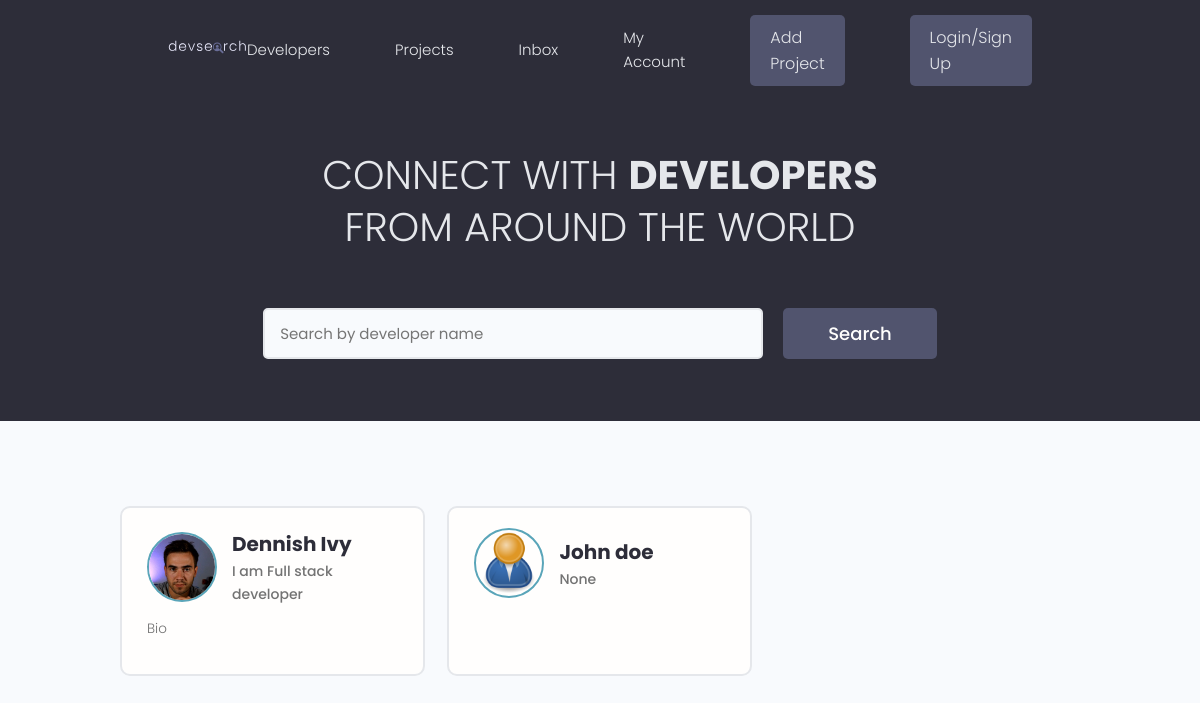
The app's page /, older data.
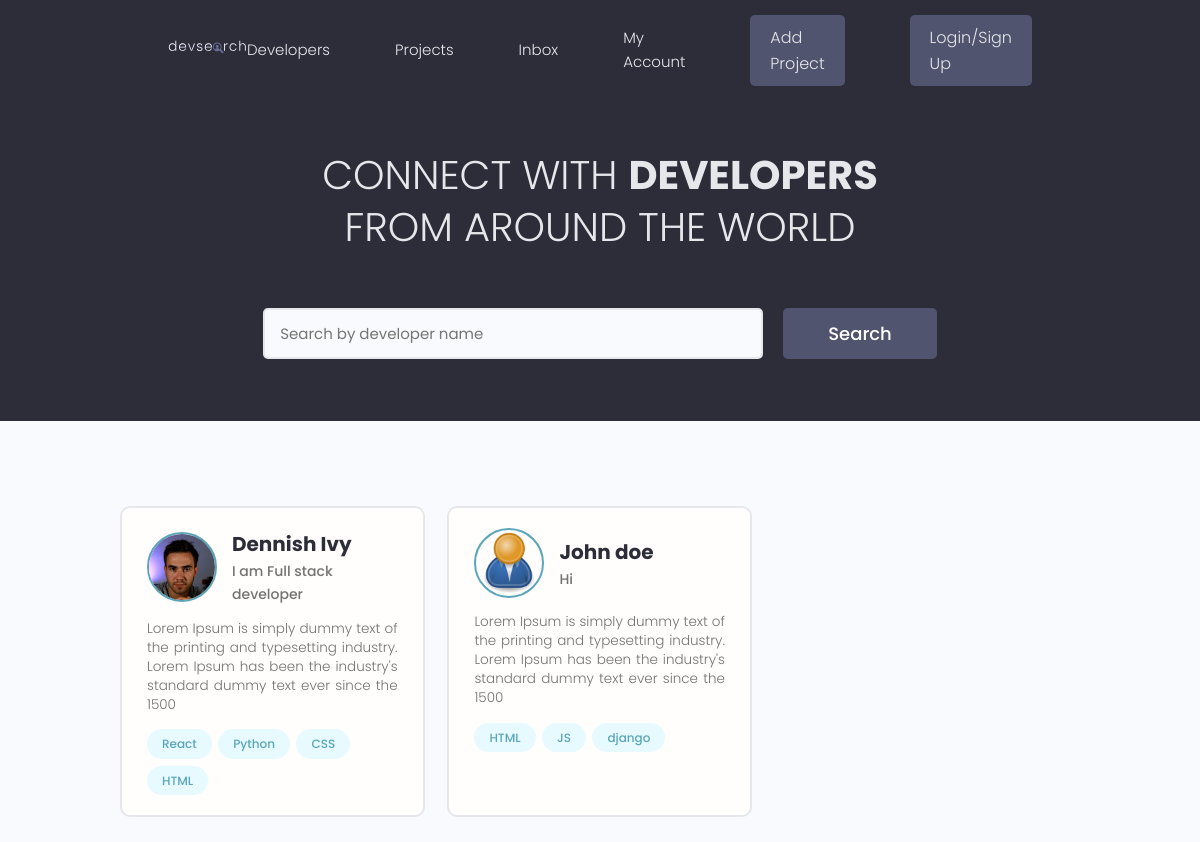
The same page, newer data.
### users/models.py (models this page shows, shortened)
class Profile(models.Model):
    user = models.OneToOneField(User, on_delete=models.CASCADE, null=True, blank=True)
    name = models.CharField(max_length=200, null=True, blank=True)
    email = models.EmailField(max_length=500, blank=True, null=True)
    username = models.CharField(max_length=200, null=True, blank=True)
    location = models.CharField(max_length=200, null=True, blank=True)
    short_intro = models.CharField(max_length=200, null=True, blank=True)
    bio = models.TextField( null=True, blank=True)
    profile_image = models.ImageField(null=True, blank= True, upload_to='profiles/', default="profiles/user-default.png")
    social_github = models.CharField(max_length=200, null=True, blank=True)
    social_twitter = models.CharField(max_length=200, null=True, blank=True)
    social_linkedin = models.CharField(max_length=200, null=True, blank=True)
    social_youtube = models.CharField(max_length=200, null=True, blank=True)
    social_website = models.CharField(max_length=200, null=True, blank=True)
    created = models.DateTimeField(auto_now_add=True)
    id = models.UUIDField(default=uuid.uuid4, unique=True, primary_key=True, editable=False)

class Skill(models.Model):
    owner = models.ForeignKey(
        Profile, on_delete=models.CASCADE, null=True, blank=True)
    name = models.CharField(max_length=200, blank=True, null=True)
    description = models.TextField(null=True, blank=True)
    created = models.DateTimeField(auto_now_add=True)
    id = models.UUIDField(default=uuid.uuid4, unique=True,
                          primary_key=True, editable=False)
    def __str__(self):
        return str(self.name)

### users/views.py (the view)
# urls.py: path('',views.profiles, name='profiles'),
def profiles(request):
    profiles = Profile.objects.all()
    context = {'profiles': profiles}
    return render(request, 'users/profiles.html', context)

### users/templates/users/profiles.html (shortened to what this page needs)
{% extends 'main.html' %}
{% block content %}
<main class="home">
    <section class="hero-section text-center">
      <div class="container container--narrow">
        <div class="hero-section__box">
          <h2>CONNECT WITH <span>DEVELOPERS</span></h2>
          <h2>FROM AROUND THE WORLD</h2>
        </div>
        <div class="hero-section__search">
          <form class="form" action="#" method="get">
            <div class="form__field">
              <input class="input input--text" id="formInput#search" type="text" name="text"
                placeholder="Search by developer name" />
            </div>
            <input class="btn btn--sub btn--lg" type="submit" value="Search" />
          </form>
        </div>
      </div>
    </section>
    <section class="devlist">
      <div class="container">
        <div class="grid grid--three">
            {% for profile in profiles %}
          <div class="column card">
            <div class="dev">
              <a href="{% url 'user-profile' profile.id %}" class="card__body">
                <div class="dev__profile">
                  <img class="avatar avatar--md" src="{{ profile.profile_image.url }}" alt="image" />
                  <div class="dev__meta">
                    <h3>{{profile.name}}</h3>
                    <h5>{{profile.short_intro|slice:"60"}}</h5>
                  </div>
                </div>
                <p class="dev__info">{{profile.bio|slice:"150"}}</p>
                <div class="dev__skills">
                    {% for skill in profile.skill_set.all|slice:"5" %}
                  <span class="tag tag--pill tag--main">
                    <small>{{skill}}</small>
                  </span>
                  {% endfor %}
                </div>
              </a>
            </div>
          </div>
          {% endfor %}
         </div>
         </div>
         </section>
  </main>
{% endblock content %}

### templates/main.html (shortened to what this page needs)
<!DOCTYPE html>
{% load static %}
<html lang="en">
<head>
  <link rel="stylesheet" href="https://cdn.iconmonstr.com/1.3.0/css/iconmonstr-iconic-font.min.css" />
  <link rel="stylesheet" href="{% static 'uikit/styles/uikit.css' %}" />
  <link rel="stylesheet" href="{% static 'styles/app.css' %}" />
</head>
<body>
    {% include 'navbar.html' %}
    {% block content %}
    {% endblock content %}
</body>
</html>

### templates/navbar.html (shortened to what this page needs)
{% load static %}
<header class="header">
    <div class="container container--narrow">
      <a href="{% url 'profiles' %}" class="header__logo">
        <img src="{% static 'images/logo.svg' %}" alt="DevSearch Logo" />
      </a>
      <nav class="header__nav">
        <ul class="header__menu">
          <li class="header__menuItem"><a href="{% url 'profiles' %}">Developers</a></li>
          <li class="header__menuItem"><a href="{% url 'projects' %}">Projects</a></li>
          <li class="header__menuItem"><a href="">Inbox</a></li>
          <li class="header__menuItem"><a href="">My Account</a></li>
          <li class="header__menuItem"><a href="{% url 'create-project' %}" class="btn btn--sub">Add Project</a></li>
          {% if request.user.is_authenticated %}
          <li class="header__menuItem"><a href="{% url 'logout' %}" class="btn btn--sub">Logout</a></li>
          {% else %}
          <li class="header__menuItem"><a href="{% url 'login' %}" class="btn btn--sub">Login/Sign Up</a></li>
          {% endif %}
        </ul>
      </nav>
    </div>
  </header>

### static/styles/app.css (style rules this page uses)
:root { --color-sub: #2d2d39; }
.btn--sub { background-color: var(--color-sub-light); }
.card { border: 2px solid var(--color-light); }
img { width: 100%; }
.header { position: sticky; z-index: 111; background-color: var(--color-sub); padding: 1.5rem 0; }
.header > .container { display: flex; justify-content: space-between; align-items: center; }
.header__logo > img { height: 3.8rem; }
.header__nav > ul { display: inline-flex; align-items: center; list-style: none; gap: 6.5rem; }
.header__menuItem > a { color: var(--color-light); font-weight: 300; }
.hero-section { height: 40vh; display: flex; align-items: center; background-color: var(--color-sub); }
.hero-section__box { margin-bottom: 4rem; }
.hero-section__box > h2, .hero-section__box > h2 > span { font-size: 4rem; color: var(--color-light); line-height: 1.3; text-transform: uppercase; }
.hero-section__box > h2 { font-weight: 300; }
.hero-section__box > h2 > span { font-weight: 700; }
.hero-section__search > .form { display: flex; align-items: center; justify-content: center; gap: 2rem; }
.hero-section__search > .form input.input--text { width: 50rem; }
.devlist { margin-top: 8rem; }
.devlist .grid { align-items: stretch; }
.devlist .dev .dev__profile { display: flex; align-items: center; gap: 1.5rem; }
.devlist .dev .dev__meta h3 { color: var(--color-sub); font-size: 2rem; font-weight: 700; }
.devlist .dev .dev__meta h5 { color: var(--color-text); font-size: 1.4rem; font-weight: 500; }
.devlist .dev .dev__info { margin: 1.5rem 0; font-size: 1.35rem; line-height: 1.4; text-align: justify; }

### static/uikit/styles/modules/_variables.css (style rules this page uses)
:root { --color-main: #5aa5b9; --color-main-light: #e6faff; --color-sub: #3f4156; --color-sub-light: #51546e; --color-sub-lighter: #ededfd; --color-text: #737373; --color-gray: #8b8b8b; --color-light: #e5e7eb; --color-light-gray: #767676; --color-bg: #f8fafd; --color-white: #fffefd; --color-white-light: #f3f3f3; --color-success: #359e64; --color-success-bg: #def8e8; --color-error: #fc4b0b; --color-error-bg: #fff2ee; --font-base: 'Poppins', arial, helvetica, 'Segoe UI', roboto, ubuntu, sans-serif; --font-monospace: 'Fira Code', 'Courier New', courier, monospace; --font-regular: 300; --font-medium: 500; --font-bold: 700; --generic-shadow: 1px 1px 5px #00000010; --generic-transition: all 0.3s ease-in-out; }

### static/uikit/styles/modules/_base.css (style rules this page uses)
* { margin: 0; padding: 0; box-sizing: border-box; text-rendering: optimizeLegibility; color: inherit; font-size: inherit; }
html { font-size: 50%; }
@media only screen and (min-width: 480px) { html { font-size: 56.25%; } }
@media only screen and (min-width: 1200px) { html { font-size: 62.5%; } }
body { line-height: 1.6; font-weight: 400; font-size: 1.5rem; color: var(--color-text); background-color: var(--color-bg); min-height: 100vh; }

### static/uikit/styles/modules/_typography.css (style rules this page uses)
* { font-family: var(--font-base); }
h2 { font-size: 3.6rem; font-weight: var(--font-bold); }
h3 { font-size: 3.2rem; font-weight: var(--font-medium); }
h5 { font-size: 2.4rem; font-weight: var(--font-medium); }
h5, h6 { font-weight: var(--font-regular); }
p, span, strong { font-size: 1.6rem; color: var(--color-text); font-weight: var(--font-regular); }
a { padding-bottom: 2px; text-decoration: none; display: inline-block; color: var(--color-main); font-weight: var(--font-medium); }

### static/uikit/styles/modules/_utilities.css (style rules this page uses)
.container { width: 92%; max-width: 165rem; margin: 0 auto; box-sizing: border-box; }
.container--narrow { width: 92%; max-width: 120rem; }
@media screen and (min-width: 1000px) { .container { width: 90%; } }
@media screen and (min-width: 1000px) { .container--narrow { width: 85%; } }
@media screen and (min-width: 1200px) { .container { width: 80%; } }
@media screen and (min-width: 1200px) { .container--narrow { width: 72%; } }
.text-center { text-align: center; }

### static/uikit/styles/modules/_avatar.css (style rules this page uses)
.avatar { border-radius: 50%; border: 2px solid var(--color-main); object-fit: cover; }
.avatar--md { height: 7rem; width: 7rem; }

### static/uikit/styles/modules/_button.css (style rules this page uses)
.btn { display: inline-block; position: relative; cursor: pointer; background-color: var(--color-light); font-weight: var(--font-medium); color: var(--color-sub); text-decoration: none; padding: 1rem 2rem; border-radius: 0.5rem; border: none; width: -webkit-fit-content; width: -moz-fit-content; width: fit-content; height: -webkit-fit-content; height: -moz-fit-content; height: fit-content; font-size: 1.6rem; outline-width: 0; outline-color: transparent; -webkit-backface-visibility: hidden; backface-visibility: hidden; transition: all 0.3s ease-in-out; }
.btn--sub { background-color: var(--color-sub); color: var(--color-white); }
.btn--lg { font-size: 1.8rem; padding: 1.2rem 4.5rem; }

Row changes from the older to the newer data that the page shows:
changed Profile "Dennish Ivy": bio "Bio" → "Lorem Ipsum is simply dummy text of the printing and typesetting industry. Lorem Ipsum has been the industry's standard dummy text ever since the 1500"
added Skill: name "React", shown under Profile "Dennish Ivy"
added Skill: name "Python", shown under Profile "Dennish Ivy"
added Skill: name "CSS", shown under Profile "Dennish Ivy"
added Skill: name "HTML", shown under Profile "Dennish Ivy"
changed Profile "John doe": short_intro "None" → "Hi"; bio (not shown) → "Lorem Ipsum is simply dummy text of the printing and typesetting industry. Lorem Ipsum has been the industry's standard dummy text ever since the 1500"
added Skill: name "HTML", shown under Profile "John doe"
added Skill: name "JS", shown under Profile "John doe"
added Skill: name "django", shown under Profile "John doe"
